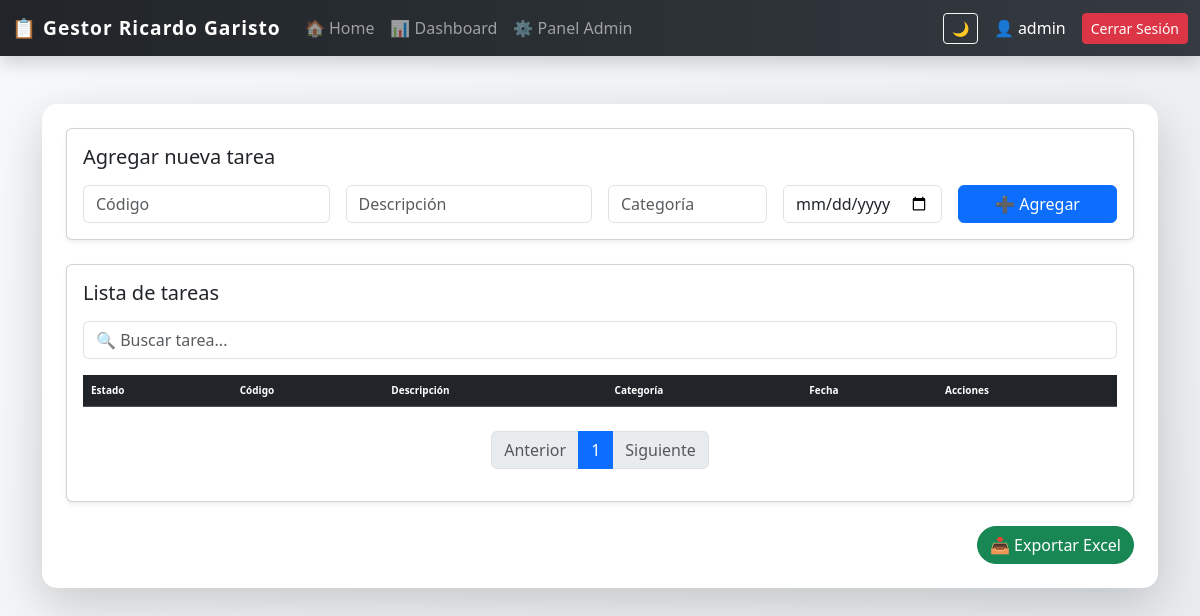
Page / (signed in) on the earlier database version.
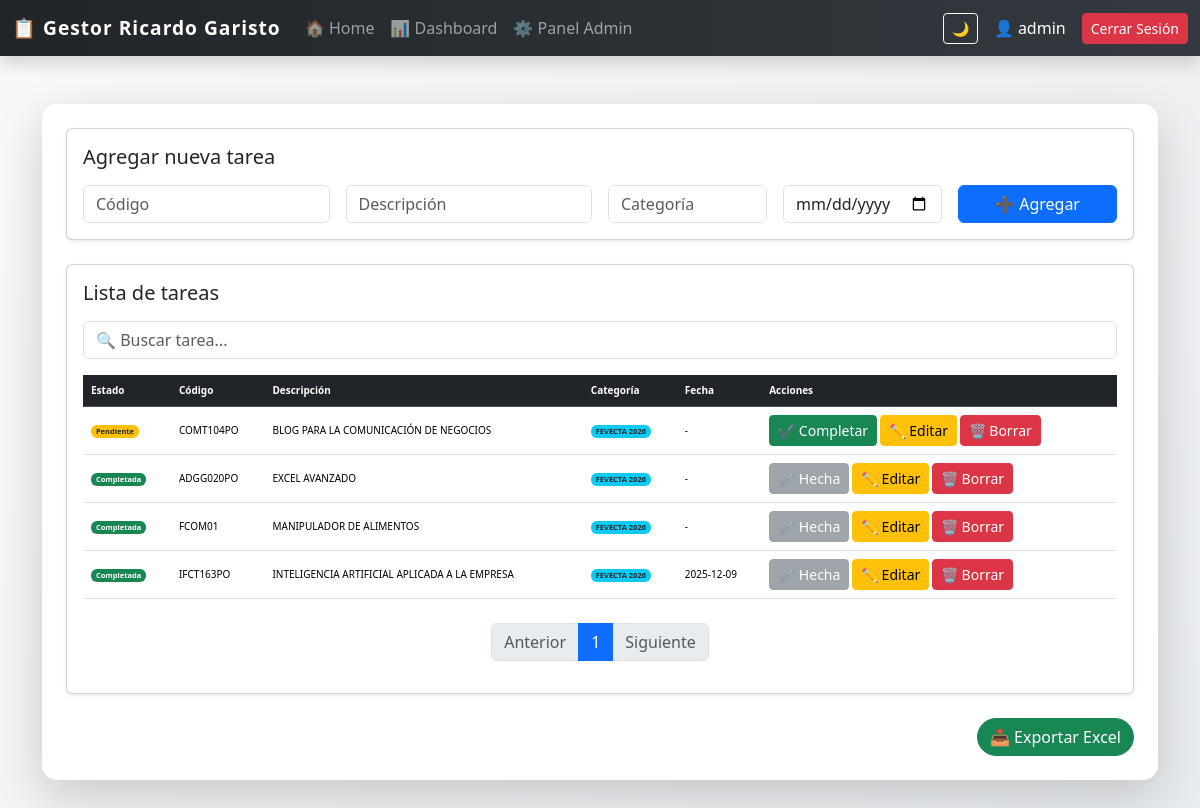
Same page on the later database version.
### tables this page shows
CREATE TABLE tareas (
            id INTEGER PRIMARY KEY AUTOINCREMENT,
            descripcion TEXT NOT NULL,
            categoria TEXT,
            fecha TEXT,
            completada INTEGER DEFAULT 0,
            codigo TEXT,
            usuario_id INTEGER,
            FOREIGN KEY (usuario_id) REFERENCES usuarios(id)
        );

### app_web.py (the view)
@app.route("/")
@login_required
def index():
    user_id = session.get("user_id")
    es_admin = session.get("es_admin")
    page = request.args.get('page', 1, type=int)
    per_page = 10
    offset = (page - 1) * per_page
    conn = get_connection()
    cursor = conn.cursor()
    if es_admin == 1:
        cursor.execute("SELECT * FROM tareas ORDER BY id DESC LIMIT ? OFFSET ?", (per_page, offset))
        tareas = cursor.fetchall()
        cursor.execute("SELECT COUNT(*) FROM tareas")
        total_tareas = cursor.fetchone()[0]
    else:
        cursor.execute("SELECT * FROM tareas WHERE usuario_id = ? ORDER BY id DESC LIMIT ? OFFSET ?", (user_id, per_page, offset))
        tareas = cursor.fetchall()
        cursor.execute("SELECT COUNT(*) FROM tareas WHERE usuario_id = ?", (user_id,))
        total_tareas = cursor.fetchone()[0]
    conn.close()
    total_pages = (total_tareas + per_page - 1) // per_page if total_tareas > 0 else 1
    return render_template("index.html",
                           tareas=tareas,
                           page=page,
                           total_pages=total_pages)

### app_web.py (called while the page is built)
def get_connection():
    conn = sqlite3.connect(DB_NAME)
    conn.row_factory = sqlite3.Row
    return conn

def login_required(f):
    @wraps(f)
    def decorated_function(*args, **kwargs):
        if "user_id" not in session:
            return redirect(url_for("login"))
        return f(*args, **kwargs)
    return decorated_function

### templates/index.html
{% extends "base.html" %}
{% block content %}
<div class="card shadow-sm mb-4">
    <div class="card-body">
        <h5 class="card-title mb-3">Agregar nueva tarea</h5>
        <form action="/agregar" method="post" class="row g-3">
            <div class="col-md-3">
                <input name="codigo" class="form-control" placeholder="Código" required>
            </div>
            <div class="col-md-3">
                <input name="descripcion" class="form-control" placeholder="Descripción" required>
            </div>
            <div class="col-md-2">
                <input name="categoria" class="form-control" placeholder="Categoría">
            </div>
            <div class="col-md-2">
                <input name="fecha" type="date" class="form-control">
            </div>
            <div class="col-md-2">
                <button type="submit" class="btn btn-primary w-100">
                    ➕ Agregar
                </button>
            </div>
        </form>
    </div>
</div>
<div class="card shadow-sm">
    <div class="card-body">
        <h5 class="card-title mb-3">Lista de tareas</h5>
        <div class="mb-3">
            <input type="text" id="buscador" class="form-control" placeholder="🔍 Buscar tarea...">
        </div>
        <div class="table-responsive">
            <table class="table table-hover align-middle">
                <thead class="table-dark">
                    <tr>
                        <th>Estado</th>
                        <th>Código</th>
                        <th>Descripción</th>
                        <th>Categoría</th>
                        <th>Fecha</th>
                        <th>Acciones</th>
                    </tr>
                </thead>
                <tbody>
                    {% for tarea in tareas %}
                    <tr>
                        <td>
                            {% if tarea[4] == 1 %}
                                <span class="badge bg-success">Completada</span>
                            {% else %}
                                <span class="badge bg-warning text-dark">Pendiente</span>
                            {% endif %}
                        </td>
                        <td>{{ tarea[5] if tarea|length > 5 else '-' }}</td>
                        <td>{{ tarea[1] }}</td>
                        <td>
                            <span class="badge bg-info text-dark">
                                {{ tarea[2] if tarea[2] else "General" }}
                            </span>
                        </td>
                        <td>{{ tarea[3] if tarea[3] else "-" }}</td>
                        <td>
                            {% if tarea[4] == 0 %}
                            <a href="/completar/{{ tarea[0] }}" class="btn btn-sm btn-success">✔ Completar</a>
                            {% else %}
                            <button class="btn btn-sm btn-secondary" disabled>✔ Hecha</button>
                            {% endif %}
                            <a href="/editar/{{ tarea[0] }}" class="btn btn-sm btn-warning">✏ Editar</a>
                            <a href="/eliminar/{{ tarea[0] }}" class="btn btn-sm btn-danger"
                               onclick="return confirm('¿Seguro que deseas eliminar esta tarea?');">🗑 Borrar</a>
                        </td>
                    </tr>
                    {% endfor %}
                </tbody>
            </table>
            <nav class="mt-4">
                <ul class="pagination justify-content-center">
                    <li class="page-item {% if page <= 1 %}disabled{% endif %}">
                        <a class="page-link" href="?page={{ page - 1 }}">Anterior</a>
                    </li>
                    {% for p in range(1, total_pages + 1) %}
                    <li class="page-item {% if p == page %}active{% endif %}">
                        <a class="page-link" href="?page={{ p }}">{{ p }}</a>
                    </li>
                    {% endfor %}
                    <li class="page-item {% if page >= total_pages %}disabled{% endif %}">
                        <a class="page-link" href="?page={{ page + 1 }}">Siguiente</a>
                    </li>
                </ul>
            </nav>
        </div>
    </div>
</div>
{% endblock %}

### templates/base.html (shortened to what this page needs)
<!DOCTYPE html>
<html lang="es">
<head>
    <link href="https://cdn.jsdelivr.net/npm/bootstrap@5.3.2/dist/css/bootstrap.min.css" rel="stylesheet">
    <link rel="stylesheet" href="https://cdnjs.cloudflare.com/ajax/libs/animate.css/4.1.1/animate.min.css"/>
</head>
<body>
<nav class="navbar navbar-expand-lg navbar-dark shadow">
    <div class="container-fluid">
        <a class="navbar-brand fw-bold" href="/">
            📋 Gestor Ricardo Garisto
        </a>
        <div class="collapse navbar-collapse" id="navbarNav">
            <ul class="navbar-nav me-auto">
                <li class="nav-item">
                    <a class="nav-link" href="/">🏠 Home</a>
                </li>
                <li class="nav-item">
                    <a class="nav-link" href="/dashboard">📊 Dashboard</a>
                </li>
                <li class="nav-item">
                    <a class="nav-link" href="/admin">⚙ Panel Admin</a>
                </li>
            </ul>
            <button onclick="toggleDark()"
                    class="btn btn-outline-light btn-sm me-3">
                🌙
            </button>
            <div class="d-flex align-items-center">
                <span class="text-white me-3">
                    👤 {{ session['user'] }}
                </span>
                <a href="/logout" class="btn btn-danger btn-sm">
                    Cerrar Sesión
                </a>
            </div>
        </div>
    </div>
</nav>
<div class="container my-5">
    <div class="card shadow-lg main-card animate__animated animate__fadeInUp">
        <div class="card-body p-4">
            {% block content %}{% endblock %}
            <div class="text-end mt-4">
                <a href="/exportar" class="btn btn-success export-btn">
                    📥 Exportar Excel
                </a>
            </div>
        </div>
    </div>
</div>
</body>
</html>

### templates/base.html (style rules this page uses)
body { background: linear-gradient(135deg, #f8f9fa, #e9ecef); transition: all 0.3s ease; }
.table-responsive { overflow-x: auto; -webkit-overflow-scrolling: touch; font-size: 10px; }
.navbar { background: linear-gradient(90deg, #212529, #343a40); }
.navbar-brand { letter-spacing: 1px; font-size: 1.2rem; }
.nav-link { transition: 0.3s; }
.main-card { border-radius: 15px; border: none; }
.export-btn { border-radius: 50px; font-weight: 500; }

Differences in the rows shown:
now on this page (row edited): tareas: completada "Pendiente", codigo "COMT104PO", descripcion "BLOG PARA LA COMUNICACIÓN DE NEGOCIOS", categoria "FEVECTA 2026", fecha "-"
now on this page (row edited): tareas: completada "Completada", codigo "ADGG020PO", descripcion "EXCEL AVANZADO", categoria "FEVECTA 2026", fecha "-"
now on this page (row edited): tareas: completada "Completada", codigo "FCOM01", descripcion "MANIPULADOR DE ALIMENTOS", categoria "FEVECTA 2026", fecha "-"
now on this page (row edited): tareas: completada "Completada", codigo "IFCT163PO", descripcion "INTELIGENCIA ARTIFICIAL APLICADA A LA EMPRESA", categoria "FEVECTA 2026", fecha "2025-12-09"
